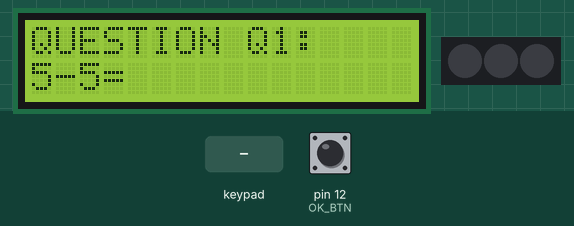
Recording of a sketch running on a simulated Arduino Uno, built with avr-gcc and run on an emulated ATmega328P. Parts: 16×2 character LCD, 3 RGB LEDs in strip order, left to right. Inputs (shaded band) come from the test bench; at power-on: pin 12 (OK_BTN) HIGH. Dim RGB values are drawn brighter than linear; random numbers use the default seed unless the sketch sets one; what the sketch prints to the serial monitor is not drawn.

Above: at 2.3 s.
2.4 s: pin 12 (OK_BTN) pulled LOW for 0.15 s
At 3.2 s:
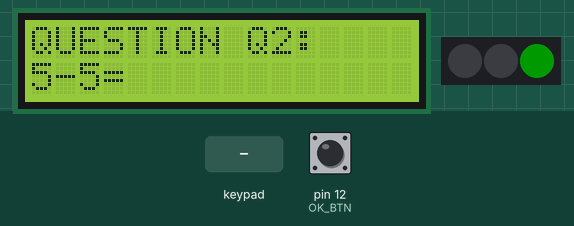
4.0 s: keypad keys 7 8 9 1 0 pressed 0.4 s apart
At 6.3 s:
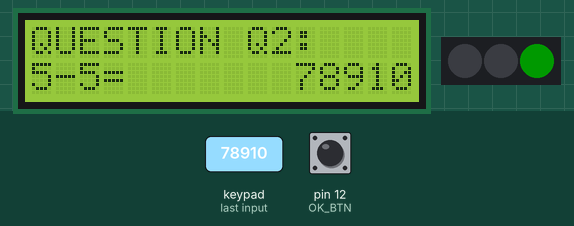
7.5 s: pin 12 (OK_BTN) pulled LOW for 1 s
At 8.3 s:
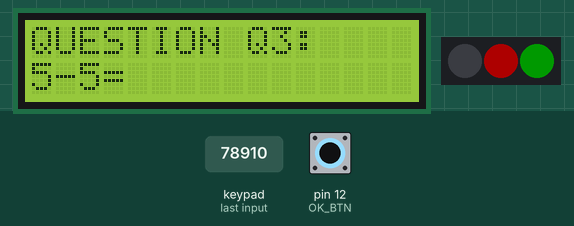
10.0 s: pin 12 (OK_BTN) pulled LOW for 0.15 s
At 10.3 s:
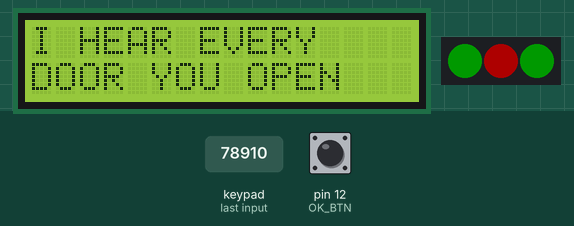
11.6 s: keypad keys 1 3 9 7 2 pressed 0.4 s apart
At 14.6 s:
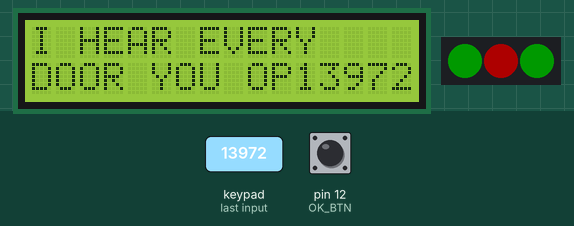
15.1 s: key '1' pressed
At 16.1 s:
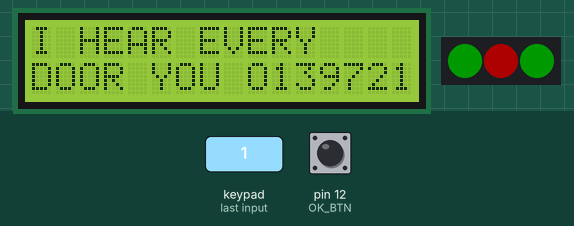
Timing chart, 0 to 17.6 s (numbered marks = the images above; inputs shaded):
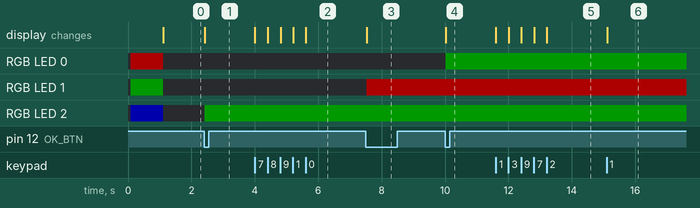

Measured:
- after the input at 2.4 s, RGB LED 2: off → RGB(0, 25, 0) at once; the display: changes at once (image 1)
- after the input at 4.0 s, the display: first changes at once (image 2 shows a later state)
- after the input at 7.5 s, RGB LED 1: off → RGB(50, 0, 0) at once; the display: changes at once (image 3)
- after the input at 10.0 s, RGB LED 0: off → RGB(0, 25, 0) at once; the display: changes at once (image 4)
- after the input at 11.6 s, the display: first changes at once (image 5 shows a later state)
- after the input at 15.1 s, the display: changes at once (image 6)

The sketch:

YCTP.ino
```cpp
#define LED_PIN 11 // led strip pin
#define LED_NUM 3 // leds amount (1 for each question)

#define OK_BTN 12 // OK button pin

#include <FastLED.h> // led strip
#include <LiquidCrystal_I2C.h> // lcd
#include <Keypad.h> // keypad

const byte ROWS = 4; // Number of rows
const byte COLS = 3; // Number of columns

// keypad layout
char keys[ROWS][COLS] = {
  {'1','2','3'},
  {'4','5','6'},
  {'7','8','9'},
  {'C','0','-'}
};

byte rowPins[ROWS] = {7, 8, 9, 10}; // Connect to Arduino pins
byte colPins[COLS] = {4, 3, 2}; // Connect to Arduino pins

CRGB leds[LED_NUM];
Keypad customKeypad = Keypad( makeKeymap(keys), rowPins, colPins, ROWS, COLS);
LiquidCrystal_I2C lcd(0x27,16,2);

int question = 0; // question #

int num1 = 9; // first number
int num2 = 9; // second number

bool pressedOk = false; // flag for OK button

int answer = 0; // right answer

String inputAnswer = ""; // answer from user

bool answeredWrong = false; // flag if any question was answered incorrectly

void setup() {
  pinMode(OK_BTN, INPUT_PULLUP); // ok button

  Serial.begin(9600); // start serial

  // lcd initialization
  lcd.init();
  lcd.backlight();

  // led strip initialization
  FastLED.addLeds<WS2812, LED_PIN, GRB>(leds, LED_NUM);
  FastLED.setMaxPowerInVoltsAndMilliamps(5, 500);
  FastLED.setBrightness(50);

  // debugging
  leds[0] = CRGB::Red;
  leds[1] = CRGB::Green;
  leds[2] = CRGB::Blue;
  FastLED.show();

  lcd.setCursor(0,0);
  lcd.print("LOAD LOAD");
  lcd.setCursor(0,1);
  lcd.print("STILL LOAD");
  delay(1000);

  // clear leds
  FastLED.clear();
  FastLED.show();

  question = 1;
  generateQuestion();
}

void loop() {
  if (digitalRead(OK_BTN) == LOW){ // if button pressed:
    if (!pressedOk){ // if flag set to false
      checkAnswer();
      pressedOk = true; // set flag to true
    }
  }
  else if (digitalRead(OK_BTN) == HIGH){ // else if button is released
    pressedOk = false; // reset flag
  }
  char customKey = customKeypad.getKey(); // Read for a key press

  if (customKey){ // If a key is pressed
    if (customKey == 'C'){
        inputAnswer = "";
    }
    else if (customKey == '-'){
        if (inputAnswer.charAt(0) == "-"){
            inputAnswer.remove(0, 1);
            Serial.println(inputAnswer);
        }
        else {
            Serial.println(inputAnswer.toInt() * -1);
            inputAnswer = String(inputAnswer.toInt() * -1);
        }
    }
    else {
        inputAnswer += customKey;
    }
    Serial.println(inputAnswer);
    lcd.setCursor(16-inputAnswer.length(),1);
    lcd.print(inputAnswer);
  }
}

// question generation
void generateQuestion(){
  randomSeed(5); // seed for randomization (A0 STAYS DISCONNECTED!!!)analogRead(0)

  num1 = random(0,10);
  num2 = random(0,10);
  String Operator = "+";

  if (random(0,2) == 1){
    Operator = "+";
  }
  else {
    Operator = "-";
  }

  if (Operator == "+"){ // if addition, then add
    answer = num1 + num2;
  }
  else { // else, subtract
    answer = num1 - num2;
  }

  // QUESTION Q#:
  Serial.println("ANSWER: ");
  Serial.println(answer);
  lcd.clear();
  lcd.setCursor(0,0);
  lcd.print("QUESTION Q");
  lcd.setCursor(10, 0);
  lcd.print(question);
  lcd.setCursor(11, 0);
  lcd.print(":");

  // a+b=
  lcd.setCursor(0,1);
  lcd.print(num1);
  lcd.setCursor(1,1);
  lcd.print(Operator);
  lcd.setCursor(2, 1);
  lcd.print(num2);
  lcd.setCursor(3, 1);
  lcd.print("=");
}

// check if the answer is correct
void checkAnswer(){
  // if correct
  if (inputAnswer.toInt() != answer){
    leds[3-question] = CRGB::Red; // set led to red
    FastLED.show(); // update strip
    answeredWrong = true; // set flag to true
  }
  else {
    leds[3-question] = CRGB::Green; // set led to green
    FastLED.show(); // update strip
  }


  if (question < 3){ // if its not third question
    question = question + 1; // next question
    generateQuestion();
    inputAnswer = "";
  }

  else{
    lcd.clear();
    lcd.setCursor(0, 0);
    if (!answeredWrong){ // if user is smart
      // WOW! YOU EXIST!
      lcd.print("WOW! YOU EXIST!");
    }
    else{
      // I HEAR EVERY
      // DOOR YOU OPEN
      lcd.print("I HEAR EVERY");
      lcd.setCursor(0, 1);
      lcd.print("DOOR YOU OPEN");
    }
  }
}
```
